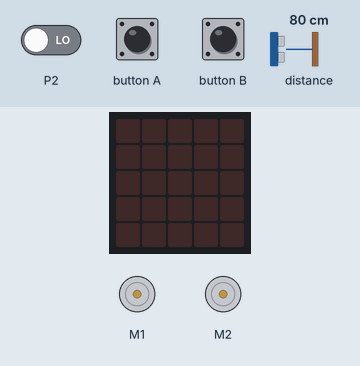
Simulated run of this program. Board: BBC micro:bit running MicroPython. Shown: 2 × DC motor (green arrow = forward, orange = backward, longer = faster), the board's 5×5 LED display. The inputs (shaded band) are chosen by the test bench; at power-on: P2 LOW, distance to the obstacle 80 cm. The echo pulse lasts 58.3 µs per cm; what the program prints to the serial console is not drawn.

Above: at 1.2 s.
1.3 s: button A pressed for 0.15 s
At 3.9 s:
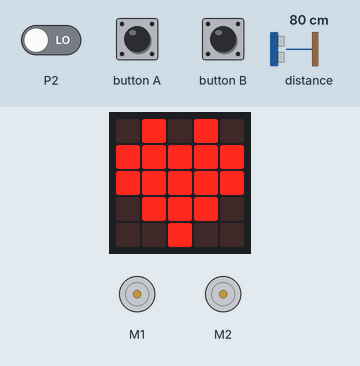
4.4 s: button A pressed for 1 s
At 5.4 s:
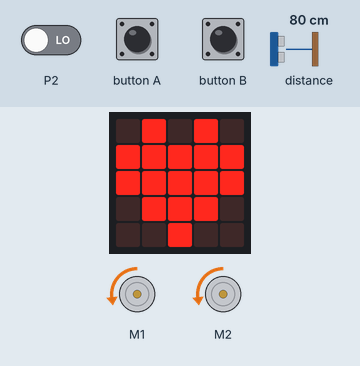
7.5 s: button A pressed for 0.15 s
At 7.76 s:
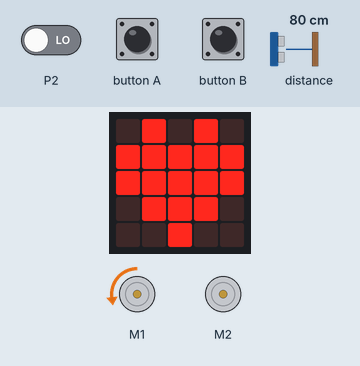
9.1 s: button A pressed for 3.2 s
At 10.7 s:
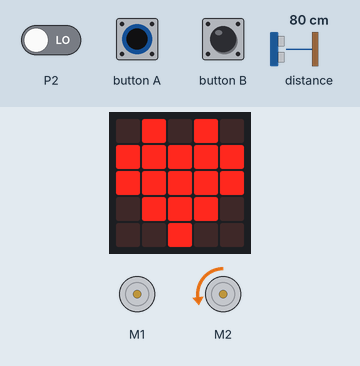
Timing chart, 0 to 12.3 s (numbered marks = the images above; inputs shaded):
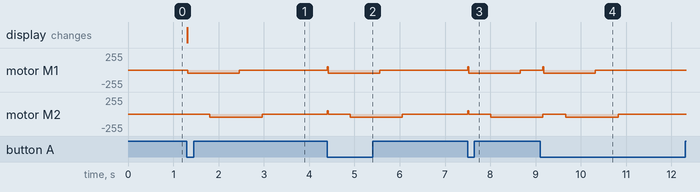

The program:

aparcamiento_autonomo.py
```python
from microbit import *
import time
from maqueen import *

robot = Maqueen()

while True:
    if button_b.was_pressed():
        robot.motor_stop_all()

    if button_a.was_pressed():
        tiempoDetectandoHueco = 0
        tiempoActual = 0
        robot.set_motor(0, 50)
        robot.set_motor(1, 50)

        while tiempoDetectandoHueco < 500:
            if robot.read_distance() < 6:
                display.show(Image.NO)
                tiempoDetectandoHueco = 0
                tiempoActual = time.ticks_ms()
            else:
                display.show(Image.YES)
                tiempoDetectandoHueco = time.ticks_ms() - tiempoActual

        display.show(Image.HEART)
        robot.motor_stop_all()
        # Comienza aparcamiento
        robot.set_motor(0, -50)
        sleep(500)
        robot.set_motor(1, -50)
        sleep(650)
        robot.set_motor(0, 0)
        sleep(500)
        robot.motor_stop_all()
```

maqueen.py
```python
import microbit
import machine
import utime
import neopixel

class Maqueen:

    def __init__(self):
        self.rgbleds = neopixel.NeoPixel(microbit.pin15, 4)
        print("MAQUEEN initialized")

    def set_led(self, lednumber, value):
        if lednumber == 0:
            microbit.pin8.write_digital(value)
        elif lednumber == 1:
            microbit.pin12.write_digital(value)

    def read_distance(self):
        divider = 42
        maxtime = 250 * divider
        microbit.pin2.read_digital()  # just for setting PULL_DOWN on pin2
        microbit.pin1.write_digital(0)
        utime.sleep_us(2)
        microbit.pin1.write_digital(1)
        utime.sleep_us(10)
        microbit.pin1.write_digital(0)

        duration = machine.time_pulse_us(microbit.pin2, 1, maxtime)
        distance = duration/divider
        return int(distance)

    def read_patrol(self, which):
        if which == 0:  # left
            return microbit.pin13.read_digital()
        elif which == 1:  # right
            return microbit.pin14.read_digital()

    def set_motor(self, motor, value):
        data = bytearray(3)
        if motor == 0:  # left motor
            data[0] = 0
        else:
            data[0] = 2  # right motor is 2
        if value < 0:  # ccw direction
            data[1] = 1
            value = -1*value
        data[2] = value
        microbit.i2c.write(0x10, data, False)  # 0x10 is i2c address of motor driver

    def motor_stop_all(self):
        self.set_motor(0, 0)
        self.set_motor(1, 0)

    def motor_stop(self, motor):
        self.set_motor(motor, 0)
```

Measured:
- after the input at 1.3 s, motor M1: stopped → backward 50/255 at once, → stopped 1.1 s later; motor M2: stopped → backward 50/255 after 0.51 s, → stopped 1.2 s later; the display: changes at once (image 1)
- after the input at 4.4 s, motor M1: stopped → backward 50/255 at once, → stopped 1.2 s later; motor M2: stopped → backward 50/255 after 0.51 s, → stopped 1.2 s later
- after the input at 7.5 s, motor M1: stopped → backward 50/255 at once, → stopped 1.2 s later; motor M2: stopped → backward 50/255 after 0.51 s
- after the input at 9.1 s, motor M1: stopped → backward 50/255 after 0.06 s, → stopped 1.2 s later
